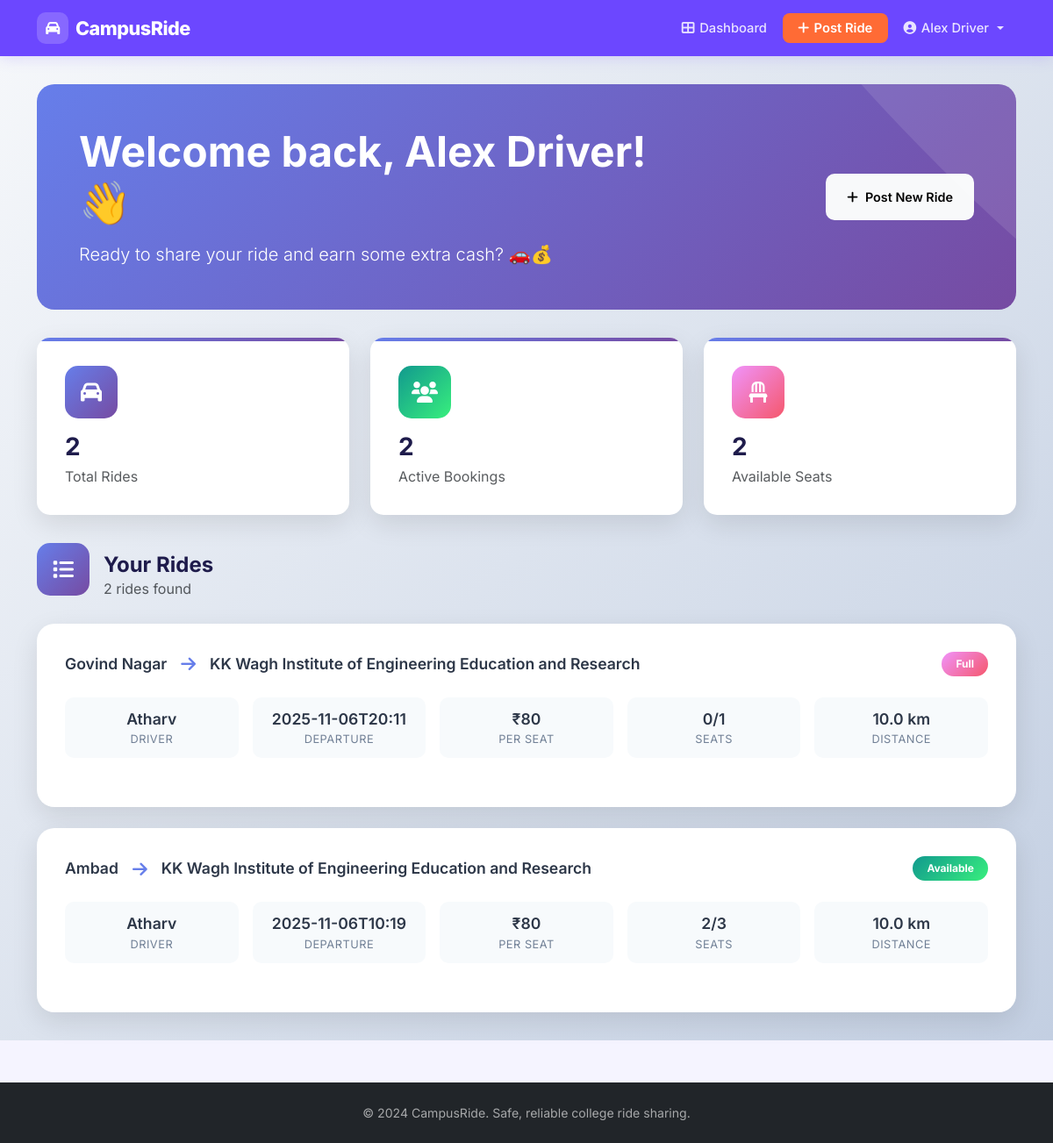
/dashboard (signed in), run on an earlier commit of the app's database.
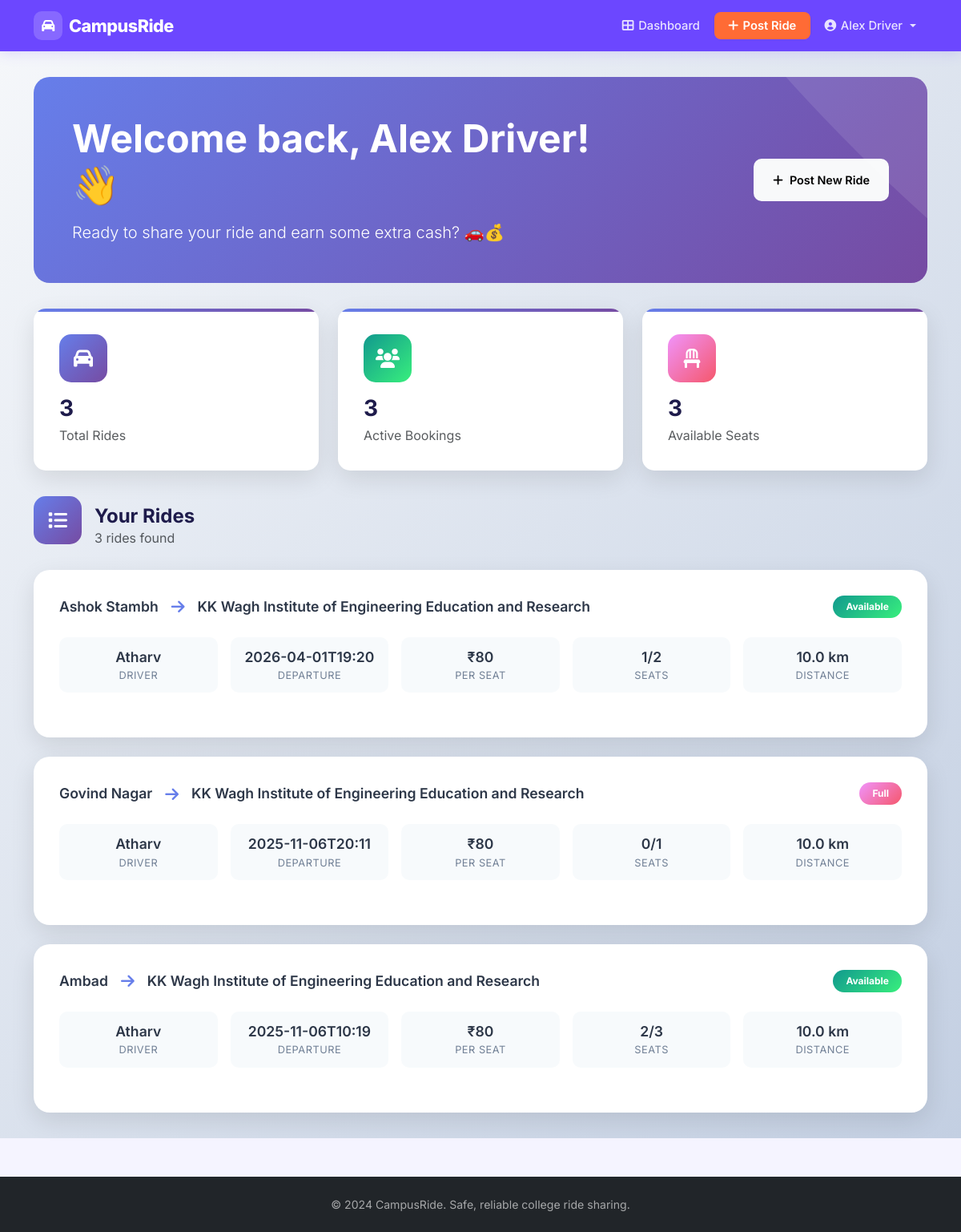
And on a later commit of the database.
### app.py (models this page shows)
class Ride(db.Model):
    __tablename__ = 'rides'
    id = db.Column(db.Integer, primary_key=True)
    driver_email = db.Column(db.String(255), db.ForeignKey('users.email'), nullable=False)
    driver_name = db.Column(db.String(255), nullable=False)
    origin = db.Column(db.Text, nullable=False)
    destination = db.Column(db.Text, nullable=False)
    departure_time = db.Column(db.String(50), nullable=False)
    seats_available = db.Column(db.Integer, nullable=False)
    price_per_seat = db.Column(db.Numeric(10, 2), default=0.00)
    route_waypoints = db.Column(db.Text)
    ride_status = db.Column(db.String(50), default='active')
    completed_at = db.Column(db.String(50))
    distance_km = db.Column(db.Numeric(5, 2), default=0.00)
    created_at = db.Column(db.String(50), nullable=False)
    bookings = db.relationship('Booking', backref='ride', lazy=True, cascade='all, delete-orphan')
    messages = db.relationship('ChatMessage', backref='ride', lazy=True, cascade='all, delete-orphan')

### app.py (the view)
@app.route('/dashboard')
def dashboard():
    if 'email' not in session:
        flash('You must be logged in to see this page.', 'error')
        return redirect(url_for('login'))
    search_from = request.args.get('search_from', '')
    search_to = request.args.get('search_to', '')
    min_price = request.args.get('min_price', type=float)
    max_price = request.args.get('max_price', type=float)
    min_seats = request.args.get('min_seats', type=int)
    departure_date = request.args.get('departure_date', '')
    query = Ride.query.filter(
        (Ride.ride_status != 'completed') | (Ride.ride_status == None)
    )
    if search_from:
        query = query.filter(Ride.origin.ilike(f'%{search_from}%'))
    if search_to:
        query = query.filter(Ride.destination.ilike(f'%{search_to}%'))
    if min_price is not None:
        query = query.filter(Ride.price_per_seat >= min_price)
    if max_price is not None:
        query = query.filter(Ride.price_per_seat <= max_price)
    if departure_date:
        query = query.filter(Ride.departure_time.like(f'{departure_date}%'))
    rides = query.order_by(Ride.created_at.desc()).all()
    rides_list = []
    for ride in rides:
        ride_dict = ride_to_dict(ride)
        booked_seats = len(ride.bookings)
        ride_dict['booked_seats'] = booked_seats
        ride_dict['available_seats'] = ride_dict['seats_available'] - booked_seats
        ride_dict = parse_waypoints(ride_dict)
        if min_seats and ride_dict['available_seats'] < min_seats:
            continue
        if session.get('role') == 'driver' and ride_dict['driver_email'] == session['email']:
            ride_dict['passengers'] = [{
                'booking_id': b.id,
                'passenger_name': b.passenger_name,
                'passenger_email': b.passenger_email,
                'pickup_location': b.pickup_location,
                'dropoff_location': b.dropoff_location,
                'amount_paid': float(b.amount_paid or 0),
                'payment_status': b.payment_status,
                'booked_at': b.booked_at
            } for b in ride.bookings]
        else:
            ride_dict['passengers'] = []
        rides_list.append(ride_dict)
    return render_template('dashboard.html',
                           name=session['name'],
                           role=session.get('role', 'user'),
                           rides=rides_list,
                           session=session)

### app.py (called while the page is built)
def parse_waypoints(ride_dict):
    wp = ride_dict.get('route_waypoints')
    if wp:
        try:
            ride_dict['route_waypoints'] = json.loads(wp)
        except (json.JSONDecodeError, TypeError):
            ride_dict['route_waypoints'] = []
    else:
        ride_dict['route_waypoints'] = []
    return ride_dict

def ride_to_dict(ride):
    d = {c.name: getattr(ride, c.name) for c in ride.__table__.columns}
    d['price_per_seat'] = float(d['price_per_seat'] or 0)
    d['distance_km'] = float(d['distance_km'] or 0)
    d['amount_paid'] = float(d.get('amount_paid') or 0) if 'amount_paid' in d else 0
    return d

### templates/dashboard.html (shortened to what this page needs)
{% extends "layout.html" %}
{% block content %}
<div class="modern-dashboard">
<div class="container">
    <div class="hero-section">
        <div class="row align-items-center">
            <div class="col-lg-8">
                <h1 class="display-5 fw-bold mb-3">Welcome back, {{ name }}! 👋</h1>
                <p class="lead mb-0">
                    {% if role == 'driver' %}
                        Ready to share your ride and earn some extra cash? 🚗💰
                    {% elif role == 'passenger' %}
                        Find your perfect ride and travel smart! 🎯✨
                    {% endif %}
                </p>
            </div>
            <div class="col-lg-4 text-lg-end">
                {% if role == 'driver' %}
                <a href="{{ url_for('add_ride') }}" class="btn btn-light btn-lg px-4 py-3">
                    <i class="fas fa-plus me-2"></i>Post New Ride
                </a>
                {% endif %}
            </div>
        </div>
    </div>
    <div class="stats-grid">
        <div class="stat-card">
            <div class="stat-icon rides text-white">
                <i class="fas fa-car"></i>
            </div>
            <h3 class="fw-bold mb-1">{{ rides|length }}</h3>
            <p class="text-muted mb-0">Total Rides</p>
        </div>
        <div class="stat-card">
            <div class="stat-icon bookings text-white">
                <i class="fas fa-users"></i>
            </div>
            <h3 class="fw-bold mb-1">
                {% set total_passengers = rides|sum(attribute='booked_seats') %}
                {{ total_passengers }}
            </h3>
            <p class="text-muted mb-0">Active Bookings</p>
        </div>
        <div class="stat-card">
            <div class="stat-icon seats text-white">
                <i class="fas fa-chair"></i>
            </div>
            <h3 class="fw-bold mb-1">
                {% set total_available = rides|sum(attribute='available_seats') %}
                {{ total_available }}
            </h3>
            <p class="text-muted mb-0">Available Seats</p>
        </div>
    </div>
    <div class="d-flex align-items-center justify-content-between mb-3">
        <div class="d-flex align-items-center">
            <div class="stat-icon rides text-white me-3">
                <i class="fas fa-list"></i>
            </div>
            <div>
                <h4 class="mb-0 fw-bold">
                    {% if role == 'driver' %}Your Rides{% else %}Available Rides{% endif %}
                </h4>
                <p class="text-muted mb-0">{{ rides|length }} rides found</p>
            </div>
        </div>
    </div>
    <div class="ride-grid">
        {% if rides %}
            {% for ride in rides %}
            <div class="ride-card-modern">
                <div class="route-header">
                    <div class="route-path">
                        <span>{{ ride.origin }}</span>
                        <i class="fas fa-arrow-right route-arrow"></i>
                        <span>{{ ride.destination }}</span>
                    </div>
                    {% if ride.available_seats > 0 %}
                        <span class="badge" style="background: var(--success-gradient); color: white; padding: 0.5rem 1rem; border-radius: 20px;">Available</span>
                    {% else %}
                        <span class="badge" style="background: var(--warning-gradient); color: white; padding: 0.5rem 1rem; border-radius: 20px;">Full</span>
                    {% endif %}
                </div>
                <div class="ride-meta">
                    <div class="meta-item">
                        <div class="meta-value">{{ ride.driver_name }}</div>
                        <div class="meta-label">Driver</div>
                    </div>
                    <div class="meta-item">
                        <div class="meta-value">{{ ride.departure_time }}</div>
                        <div class="meta-label">Departure</div>
                    </div>
                    <div class="meta-item">
                        <div class="meta-value">₹{{ "%.0f"|format(ride.price_per_seat or 0) }}</div>
                        <div class="meta-label">Per Seat</div>
                    </div>
                    <div class="meta-item">
                        <div class="meta-value">{{ ride.available_seats }}/{{ ride.seats_available }}</div>
                        <div class="meta-label">Seats</div>
                    </div>
                    {% if ride.distance_km %}
                    <div class="meta-item">
                        <div class="meta-value">{{ "%.1f"|format(ride.distance_km) }} km</div>
                        <div class="meta-label">Distance</div>
                    </div>
                    {% endif %}
                </div>
            </div>
            {% endfor %}
        {% endif %}
    </div>
</div>
</div>
{% endblock %}

### templates/layout.html (shortened to what this page needs)
<!DOCTYPE html>
<html lang="en">
<head>
    <link href="https://cdn.jsdelivr.net/npm/bootstrap@5.3.0/dist/css/bootstrap.min.css" rel="stylesheet">
    <link href="https://cdnjs.cloudflare.com/ajax/libs/font-awesome/6.0.0/css/all.min.css" rel="stylesheet">
</head>
<body>
    <nav class="navbar navbar-expand-lg navbar-dark">
        <div class="container">
            <a class="navbar-brand" href="{{ url_for('index') }}">
                <span class="brand-icon"><i class="fas fa-car"></i></span>
                CampusRide
            </a>
            <div class="collapse navbar-collapse" id="navbarNav">
                <ul class="navbar-nav ms-auto align-items-lg-center gap-lg-1">
                    {% if session.email %}
                        <li class="nav-item">
                            <a class="nav-link" href="{{ url_for('dashboard') }}">
                                <i class="fas fa-th-large"></i>Dashboard
                            </a>
                        </li>
                        {% if session.role == 'driver' %}
                        <li class="nav-item cta">
                            <a class="nav-link" href="{{ url_for('add_ride') }}">
                                <i class="fas fa-plus"></i>Post Ride
                            </a>
                        </li>
                        {% endif %}
                        <li class="nav-item dropdown">
                            <a class="nav-link dropdown-toggle" href="#" id="navbarDropdown" role="button" data-bs-toggle="dropdown">
                                <i class="fas fa-user-circle"></i>{{ session.name }}
                            </a>
                        </li>
                    {% endif %}
                </ul>
            </div>
        </div>
    </nav>
    <div class="toast-container position-fixed top-0 end-0 p-3" style="z-index: 1055;">
    </div>
    <main>
        {% block content %}{% endblock %}
    </main>
    <footer class="bg-dark text-light py-4 mt-5">
        <div class="container text-center">
            <p>&copy; 2024 CampusRide. Safe, reliable college ride sharing.</p>
        </div>
    </footer>
</body>
</html>

### templates/layout.html (style rules this page uses)
:root { --primary-color: #6c47ff; --primary-dark: #4f2fe0; --primary-light: #ede9ff; --accent-color: #ff6b35; --accent-dark: #e85520; --secondary-color: #64748b; --success-color: #10b981; --danger-color: #ef4444; --warning-color: #f59e0b; --bg-color: #f5f4ff; --card-bg: #ffffff; --text-primary: #1e1b4b; --text-muted: #6b7280; --border-color: #e5e7eb; --navbar-height: 64px; }
* { box-sizing: border-box; }
body { font-family: 'Inter', -apple-system, BlinkMacSystemFont, sans-serif; background-color: var(--bg-color); color: var(--text-primary); opacity: 0; animation: pageLoad 0.4s ease forwards; }
.navbar { background: var(--primary-color) !important; height: var(--navbar-height); box-shadow: 0 2px 16px rgba(108,71,255,0.18); padding: 0 0; }
.navbar .container { height: 100%; }
.navbar-brand { font-weight: 800; font-size: 1.35rem; letter-spacing: -0.5px; color: #fff !important; display: flex; align-items: center; gap: 0.5rem; }
.navbar-brand .brand-icon { background: rgba(255,255,255,0.18); border-radius: 10px; width: 36px; height: 36px; display: flex; align-items: center; justify-content: center; font-size: 1rem; }
.navbar-nav .nav-link { color: rgba(255,255,255,0.85) !important; font-weight: 500; font-size: 0.92rem; padding: 0.4rem 0.85rem !important; border-radius: 8px; transition: background 0.18s, color 0.18s; display: flex; align-items: center; gap: 0.35rem; }
.navbar-nav .nav-item.cta .nav-link { background: var(--accent-color); color: #fff !important; font-weight: 600; padding: 0.4rem 1.1rem !important; }
.btn { border-radius: 10px; font-weight: 600; font-size: 0.9rem; padding: 0.55rem 1.2rem; transition: all 0.2s ease; border: none; }
.hero-section { background: linear-gradient(135deg, var(--primary-color) 0%, var(--primary-dark) 100%); color: white; padding: 4rem 0; }
footer { background: #1e1b4b !important; }
footer p { color: rgba(255,255,255,0.6); font-size: 0.88rem; margin: 0; }

What changed in the data, as far as the page shows it:
added Ride: origin "Ashok Stambh", destination "KK Wagh Institute of Engineering Education and Research", shows "Available", driver_name "Atharv", departure_time "2026-04-01T19:20", price_per_seat "80", available_seats "1", seats_available "2", distance_km "10.0"
Also different on the page:
{{ rides|length }}: "2" → "3"
{{ total_passengers }}: "2" → "3"
{{ total_available }}: "2" → "3"
